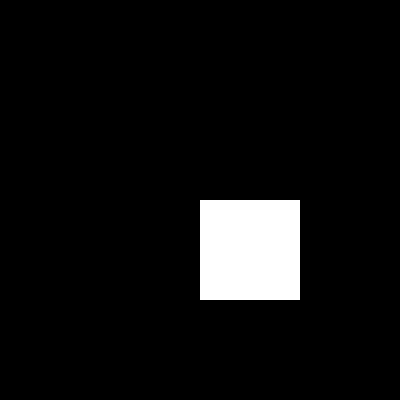
Frame 1 (no input)
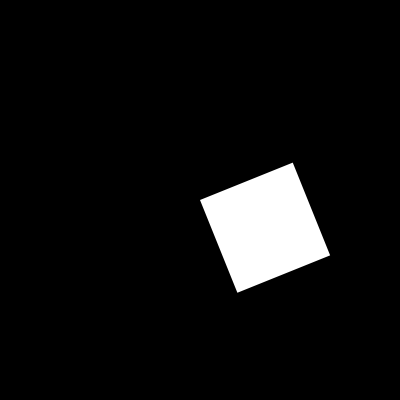
Frame 60 (the mouse pressed at the canvas centre just before this capture)
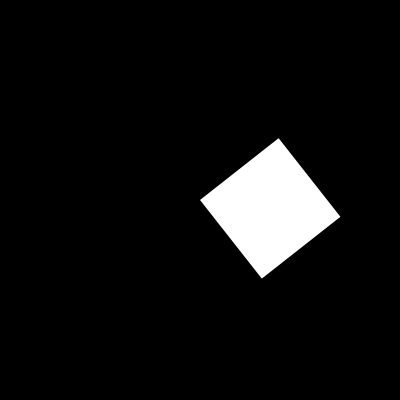
Frame 120 (the mouse held since frame 60 and released just before this capture)

The Processing sketch that drew these frames (run headless with seeded random() and noise(); from frame 60 on, the mouse is pressed at the canvas centre):

// Processing sketch: sketch_05_007
// ── sketch_05_007.pde
float angle = 0.0; // 回転させる変数宣言と初期化
void setup() {
  size(400, 400);
  frameRate(60);
  noStroke();
}
void draw() {
  background(0);
  translate(width/2, height/2); // 原点をキャンバスの中心に移動
  rotate(angle); // angleの値で回転
  rect(0, 0, 100, 100);
  angle += 0.1; // angleに0.1を加算
}
